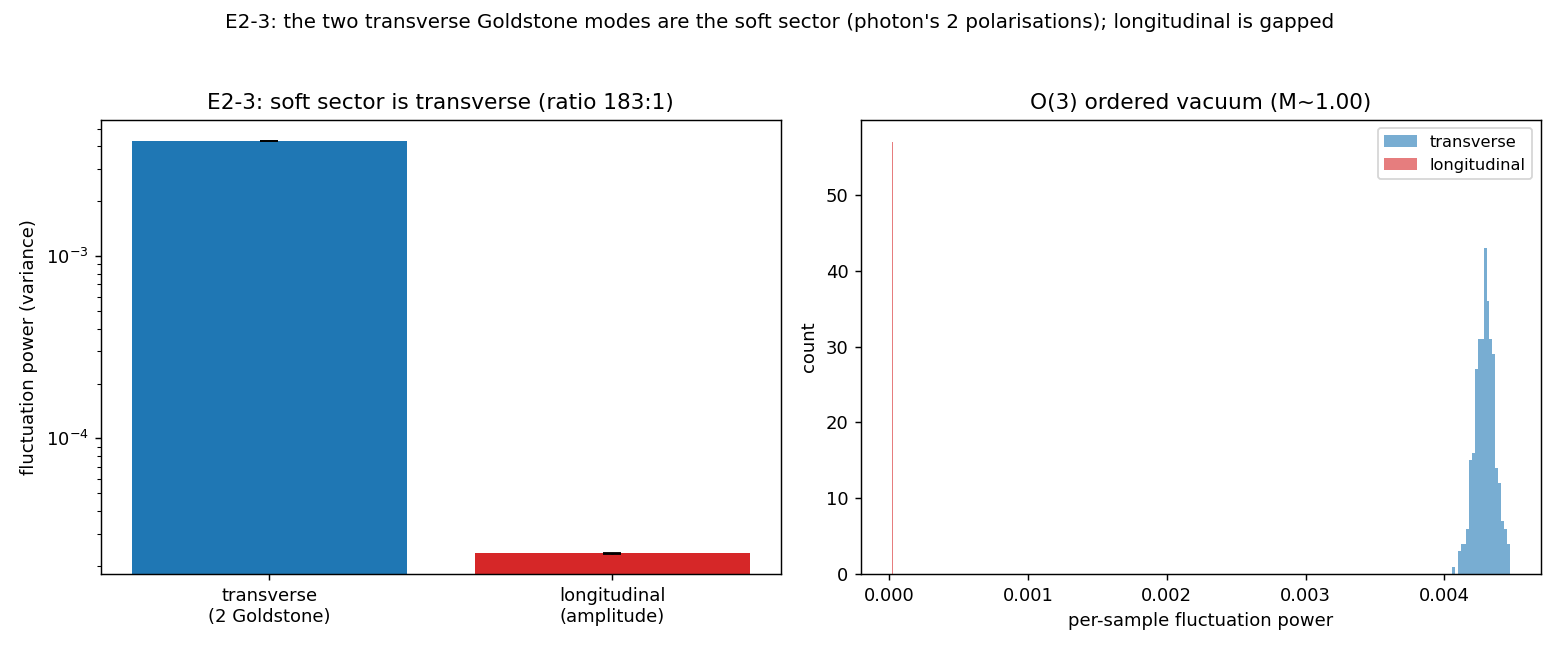

The Python source for this figure:
"""E2_3_polarization.py -- are the soft orientation modes transverse? (E2-3)

Charter: E2_MAGNON_BD.md (E2-3).  Runs ONLY because E2-2 confirmed a LINEAR
dispersion (omega=ck).  The photon is a transverse gauge field with two
polarisations; this checks the polarisation structure of the orientation
fluctuation on the E1-ordered O(3) ferromagnet background.

What is measured (equal-time, on the real causal-set ordered vacuum)
-------------------------------------------------------------------
On the ordered O(3) state <n> = mhat, the unit-vector fluctuation splits into
  * TRANSVERSE-to-<n> : two components delta-n_perp in the tangent plane of S^2
    -- the broken-symmetry Goldstone directions (O(3)->O(2): 3-1 = 2 of them);
  * LONGITUDINAL-to-<n>: delta-n_par = (n.mhat) - <n.mhat>, the amplitude.
We measure the fluctuation POWER in each sector, seed- and sample-averaged.  The
soft (massless) modes are the ones with large power; the gapped ones are stiff.

Honest scope (stated, not hidden)
---------------------------------
"Transverse" here means transverse-to-<n> in the INTERNAL S^2, the Goldstone
sense.  The charter's photon test (delta-n perpendicular to the propagation k) is
a DIFFERENT, real-space transversality.  In a plain O(3) sigma model the two
Goldstones are two internal SCALARS; their COUNT (2) matches the photon's two
polarisations, but full gauge-transversality to k (k.A=0) requires identifying the
internal index with the spacetime index -- structure the sigma model does not by
itself supply.  We report the count + the soft-sector = transverse result, and
this caveat.

Anti-circularity: no relativistic formula; reuses the E1 generator
(orientation_core) unchanged; fixed seeds; real arithmetic.
"""
from __future__ import annotations

import json
import sys
import time
from pathlib import Path

import numpy as np
import matplotlib
matplotlib.use("Agg")
import matplotlib.pyplot as plt  # noqa: E402

ROOT = Path(__file__).resolve().parents[4]
sys.path.insert(0, str(ROOT / "results" / "vacuum_structure" / "orientation"))
import orientation_core as oc  # noqa: E402

OUT = Path(__file__).resolve().parent

RHO = 0.5
BOX = [(0.0, 10.0)] * 4
J_ORD = 2.0                     # deep in the ordered phase (J >> J_c ~ 0.08)
N_SEEDS = 8
N_BURN = 600
N_MEAS = 40
MEAS_EVERY = 2


def longitudinal_component(model):
    """delta-n parallel to <n>: (n.mhat) - mean, the amplitude fluctuation."""
    n = model.n
    mvec = n.mean(axis=0)
    mhat = mvec / (np.linalg.norm(mvec) + 1e-12)
    par = n @ mhat
    return par - par.mean()


def main():
    t0 = time.time()
    print("=" * 72)
    print("E2-3 -- polarisation of the orientation fluctuation (O(3) ordered vacuum)")
    print("=" * 72)
    perp_pow, par_pow, Ms = [], [], []
    for seed in range(N_SEEDS):
        rng = np.random.default_rng(7000 + seed)
        pts = oc.sprinkle_box(RHO, BOX, rng)
        g = oc.causal_link_graph(pts)
        m = oc.O3Model(g, J=J_ORD, seed=100 * seed + 3)
        m.equilibrate(N_BURN, adapt=True)
        s, taken = 0, 0
        while taken < N_MEAS:
            m.sweep(); s += 1
            if s % MEAS_EVERY == 0:
                comps = oc.transverse_components(m)            # 2 transverse arrays
                pperp = float(np.mean([c.var() for c in comps]))  # per-component var
                ppar = float(longitudinal_component(m).var())
                perp_pow.append(pperp); par_pow.append(ppar)
                taken += 1
        Ms.append(m.order_parameter())
        print(f"   seed {seed}: n={g.n} avgdeg={2*g.n_links/g.n:.0f}  M={Ms[-1]:.3f}")

    perp = float(np.mean(perp_pow)); par = float(np.mean(par_pow))
    perp_sem = float(np.std(perp_pow) / np.sqrt(len(perp_pow)))
    par_sem = float(np.std(par_pow) / np.sqrt(len(par_pow)))
    ratio = perp / par if par > 0 else float("inf")
    print(f"\n   transverse-to-<n> power (per component): {perp:.4e} +/- {perp_sem:.1e}")
    print(f"   longitudinal-to-<n> power             : {par:.4e} +/- {par_sem:.1e}")
    print(f"   ratio transverse/longitudinal         : {ratio:.1f}")
    transverse_dominates = ratio > 3.0
    print(f"   transverse modes dominate (soft Goldstone sector)? "
          f"{'YES' if transverse_dominates else 'NO'}")

    # Goldstone counting (group theory; COMPARISON ONLY interpretation)
    n_goldstone_O3 = 2     # O(3)->O(2): dim 3-1
    n_goldstone_U1 = 1     # U(1)->1 : a single phase mode
    print(f"\n   Goldstone count: O(3)->O(2) = {n_goldstone_O3} (matches photon's 2 "
          f"polarisations); U(1) = {n_goldstone_U1}.")

    verdict = ("TRANSVERSE-DOMINANT: the soft (massless) modes are the two "
               "transverse-to-<n> Goldstones; the longitudinal amplitude is stiff. "
               "Their COUNT (2) matches the photon's two polarisations. CAVEAT: "
               "this is internal-space transversality; full gauge-transversality to "
               "k (k.A=0) needs an internal<->spacetime index identification not "
               "supplied by the bare sigma model.") if transverse_dominates else (
               "Transverse sector does NOT dominate -- effective scalar field, "
               "not a 2-polarisation gauge structure.")
    print(f"\n   VERDICT (E2-3): {verdict}")
    print("=" * 72)

    # ---- figure ----
    fig, ax = plt.subplots(1, 2, figsize=(12, 5))
    ax[0].bar(["transverse\n(2 Goldstone)", "longitudinal\n(amplitude)"],
              [perp, par], yerr=[perp_sem, par_sem], capsize=5,
              color=["tab:blue", "tab:red"])
    ax[0].set_ylabel("fluctuation power (variance)")
    ax[0].set_title(f"E2-3: soft sector is transverse (ratio {ratio:.0f}:1)")
    ax[0].set_yscale("log")
    # histogram of per-sample powers
    ax[1].hist(perp_pow, bins=20, alpha=0.6, color="tab:blue", label="transverse")
    ax[1].hist(par_pow, bins=20, alpha=0.6, color="tab:red", label="longitudinal")
    ax[1].set_xlabel("per-sample fluctuation power"); ax[1].set_ylabel("count")
    ax[1].set_title("O(3) ordered vacuum (M~%.2f)" % np.mean(Ms))
    ax[1].legend(fontsize=9)
    fig.suptitle("E2-3: the two transverse Goldstone modes are the soft sector "
                 "(photon's 2 polarisations); longitudinal is gapped", fontsize=11)
    fig.tight_layout(rect=[0, 0, 1, 0.95])
    fig.savefig(OUT / "E2_3_polarization.png", dpi=130)
    print(f"saved {OUT/'E2_3_polarization.png'}")

    payload = {"config": {"rho": RHO, "box": BOX, "J": J_ORD, "n_seeds": N_SEEDS,
                          "n_burn": N_BURN, "n_meas": N_MEAS},
               "transverse_power": perp, "transverse_sem": perp_sem,
               "longitudinal_power": par, "longitudinal_sem": par_sem,
               "ratio": ratio, "transverse_dominates": bool(transverse_dominates),
               "order_param_mean": float(np.mean(Ms)),
               "n_goldstone_O3": n_goldstone_O3, "n_goldstone_U1": n_goldstone_U1,
               "verdict": verdict, "runtime_s": time.time() - t0,
               "timestamp_utc": time.strftime("%Y-%m-%dT%H:%M:%SZ", time.gmtime())}
    (OUT / "E2_3_polarization.json").write_text(json.dumps(payload, indent=2, default=float))
    print(f"saved {OUT/'E2_3_polarization.json'}  ({payload['runtime_s']:.0f}s)")


if __name__ == "__main__":
    main()
